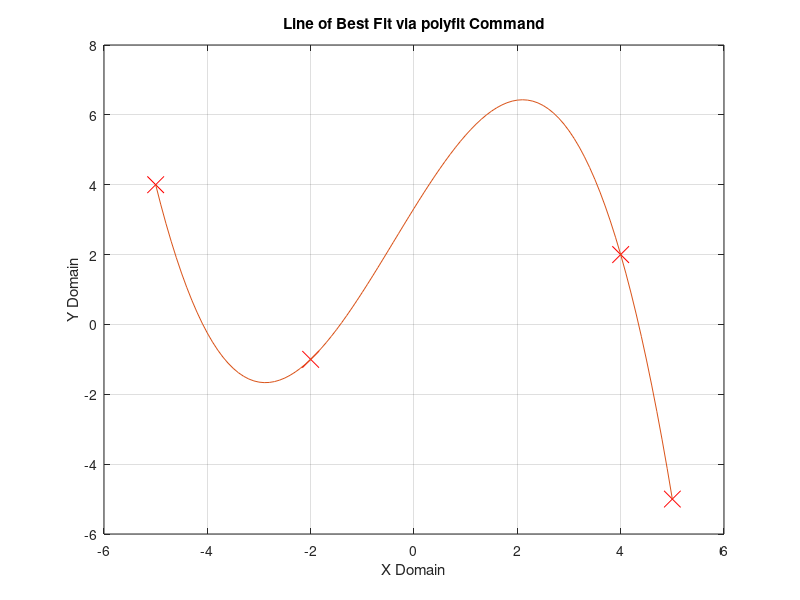

MATLAB code to generate this figure:
%Roshan Jaiswal-Ferri
%Section - 03
%Aero 300 Lab 4 - Iterative Methods to Solve Matrix Equations: 4/26/24

%% Workspace Prep

format long     %Allows for more accurate decimals
close all;      %Clears all
clear all;      %Clears Workspace
clc;            %Clears Command Window

%% PART 1: 

%Define x and y as coordinate points
x = [-5, -2, 4, 5];
y = [4, -1, 2, -5];

p = polyfit(x,y,3); %using Polyfit  for x and y finding degree 3 coeffecients

disp(p) %displaying results, each coefficient is for their respective degree

% Define x and y domain to plot line graph of polyfit
x1 = -5:0.1:5; %Plotting along x axis -5 to 5
y1 = polyval(p,x1); %using polyval to create y values

% Plot figure
figure
plot(x,y,'x','MarkerEdgeColor','r','MarkerSize',12)
hold on
grid on
plot(x1,y1)
xlabel('X Domain')
ylabel('Y Domain')
title('Line of Best Fit via polyfit Command')

%Polyfit() looks like it uses newton's divided difference because they both
%use interpolation methods to find a line with best fit that uses a
%polynomial of a certain degree. QR factorization could relate to the least
%squares method which finds approx silution for a system to fit a curve.

















